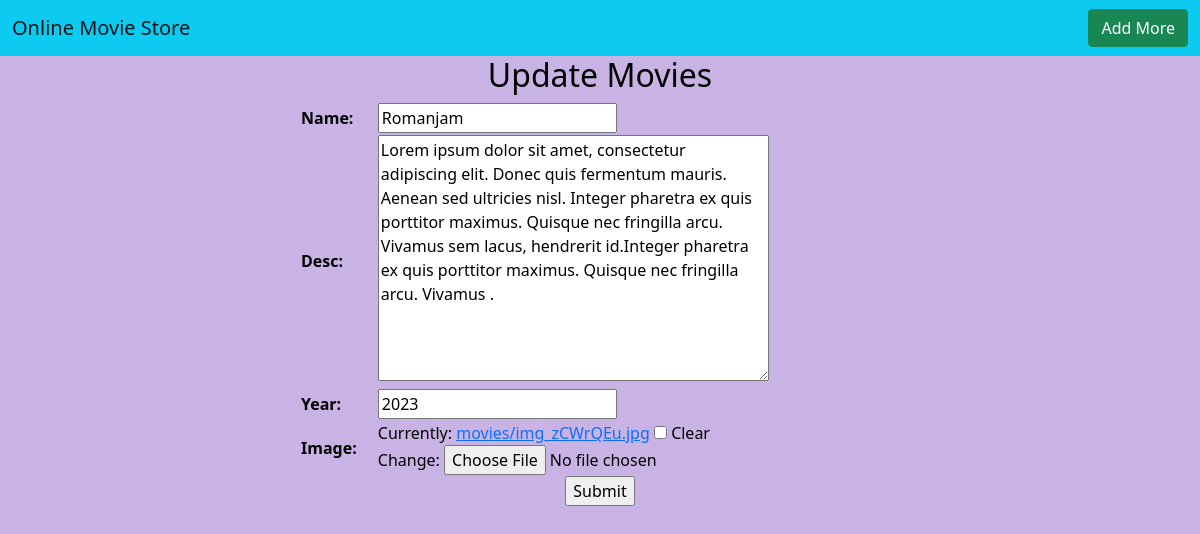
The app's page /update/6 with its own data.
### app1/models.py (models this page shows, shortened)
class Movie(models.Model):
    name=models.CharField(max_length=30)
    desc=models.TextField()
    year=models.IntegerField()
    image=models.ImageField(upload_to='movies',null=True,blank=True)

### app1/views.py (the view)
# urls.py: path('update/<int:pk>',views.Movieupdate.as_view(),name="update"),
class Movieupdate(UpdateView):
    model = Movie
    template_name = "update.html"
    fields = "__all__"
    success_url = reverse_lazy("app1:home")

### templates/update.html (shortened to what this page needs)
<!DOCTYPE html>
{% extends 'base.html' %}
{% load static %}
{% block content %}
<center>
<h2>Update Movies</h2>
    <form method="POST" enctype="multipart/form-data">
        <table>
{{form.as_table}}
            </table>
        <input type="submit">
        </form>
</center>
{% endblock %}

### static/css/style.css (style rules this page uses)
body { background-color:#C9B3E5; color:black; }
table { width:50%; }

### records on screen
Movie: name "Romanjam", desc "Lorem ipsum dolor sit amet, consectetur adipiscing elit. Donec quis fermentum mauris. Aenean sed ultricies nisl. Integer pharetra ex quis porttitor maximus. Quisque nec fringilla arcu. Vivamus sem lacus, hendrerit id.Integer pharetra ex quis porttitor maximus. Quisque nec fringilla arcu. Vivamus .", year "2023"
